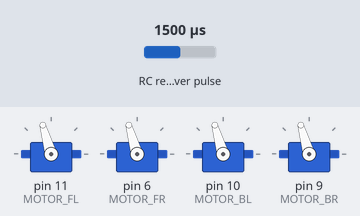
A sketch run on a simulated Arduino Uno, built with avr-gcc and run on an emulated ATmega328P. Shown: 4 × servo. Wiring (inferred from the names in the program): RC receiver channel: data pin 2. The test bench sets the inputs (shaded band); at power-on: RC receiver pulse 1500 µs. What the sketch prints to the serial monitor is not drawn.

Above: at 1.2 s.
1.3 s: RC receiver pulse (sensor on pin 2) set to 1250 µs
At 3.66 s:
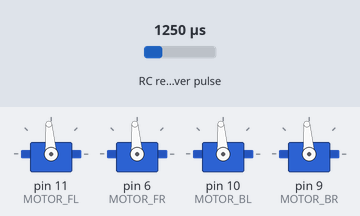
4.3 s: RC receiver pulse (sensor on pin 2) set to 1980 µs
At 5.4 s:
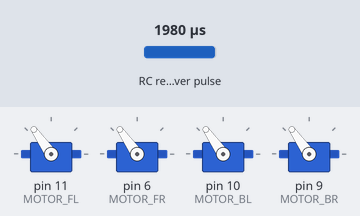
5.8 s: RC receiver pulse (sensor on pin 2) set to 1090 µs
Timing chart, 0 to 11.8 s (numbered marks = the images above; inputs shaded):
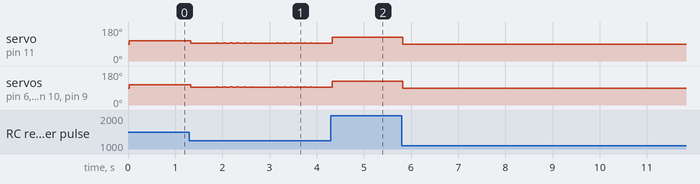

The sketch:

esc_throttle.ino
```cpp
#include <PinChangeInt.h>

#include <Servo.h>

// Define RC channels pin numbers
#define RC_THROTTLE      2
#define RC_ROLL          4
#define RC_PITCH         7
#define RC_YAW           8
#define RC_IN_PIN_5     12
#define RC_IN_PIN_6     13

// These bit flags are set in bUpdateFlagsShared to indicate which
// channels have new signals
#define THROTTLE_FLAG   1
#define ROLL_FLAG       2
#define PITCH_FLAG      4
#define YAW_FLAG        8

// Define ESC servo objects
Servo ESC1;
Servo ESC2;
Servo ESC3;
Servo ESC4;

// Define drone motor pin numbers
#define MOTOR_FL        11
#define MOTOR_FR         6
#define MOTOR_BL        10
#define MOTOR_BR         9

// RC Radio min/max for each stick
#define RC_MIN       1100
#define RC_MID       1500
#define RC_MAX       1900
#define ESC_MIN      1450
#define ESC_MAX      1830

// Various global variables
int channels[4];
volatile uint8_t bUpdateFlagsShared;
volatile uint16_t unThrottleInShared, unYawInShared, unPitchInShared, unRollInShared;
uint32_t ulThrottleStart, ulYawStart, ulPitchStart, ulRollStart;
uint16_t rcthr, rcyaw, rcpit, rcroll, pwm;

// simple interrupt service routine
void calcThrottle()
{
  if(digitalRead(RC_THROTTLE) == HIGH)
  {
    ulThrottleStart = micros();
  }
  else
  {
    unThrottleInShared = (uint16_t)(micros() - ulThrottleStart);
    bUpdateFlagsShared |= THROTTLE_FLAG;
  }
}


void calcYaw()
{
  if(digitalRead(RC_YAW) == HIGH)
  {
    ulYawStart = micros();
  }
  else
  {
    unYawInShared = (uint16_t)(micros() - ulYawStart);
    bUpdateFlagsShared |= YAW_FLAG;
  }
}

void calcPitch()
{
  if(digitalRead(RC_PITCH) == HIGH)
  {
    ulPitchStart = micros();
  }
  else
  {
    unPitchInShared = (uint16_t)(micros() - ulPitchStart);
    bUpdateFlagsShared |= PITCH_FLAG;
  }
}


void calcRoll()
{
  if(digitalRead(RC_ROLL) == HIGH)
  {
    ulRollStart = micros();
  }
  else
  {
    unRollInShared = (uint16_t)(micros() - ulRollStart);
    bUpdateFlagsShared |= ROLL_FLAG;
  }
}


void readRC(int channels[]) {
   // local copy of channel inputs
   static uint16_t unThrottleIn, unYawIn, unPitchIn, unRollIn;

   // local copy of update flags
   static uint8_t bUpdateFlags;

   // check shared update flags to see if any channels have a new signal
   if(bUpdateFlagsShared)
   {
     noInterrupts(); // turn interrupts off quickly while we take local copies of the shared variables

     // take a local copy of which channels were updated in case we need to use this in the rest of loop
     bUpdateFlags = bUpdateFlagsShared;

     if(bUpdateFlags & THROTTLE_FLAG)
     {
       unThrottleIn = unThrottleInShared;
     }

     if(bUpdateFlags & ROLL_FLAG)
     {
       unRollIn = unRollInShared;
     }

     if(bUpdateFlags & PITCH_FLAG)
     {
       unPitchIn = unPitchInShared;
     }

     if(bUpdateFlags & YAW_FLAG)
     {
       unYawIn = unYawInShared;
     }

     bUpdateFlagsShared = 0;

     interrupts();
   }

   if(bUpdateFlags & THROTTLE_FLAG)
   {
     channels[0] = unThrottleIn;
   }

   if(bUpdateFlags & ROLL_FLAG)
   {
     channels[1] = unRollIn;
   }

   if(bUpdateFlags & PITCH_FLAG)
   {
     channels[2] = unPitchIn;

   }

   if(bUpdateFlags & YAW_FLAG)
   {
     channels[3] =  unYawIn;
   }

   bUpdateFlags = 0;
}


void setup()
{
  Serial.begin(115200);

  PCintPort::attachInterrupt(RC_THROTTLE,calcThrottle,CHANGE);

  ESC1.attach(MOTOR_FL);
  ESC2.attach(MOTOR_FR);
  ESC3.attach(MOTOR_BL);
  ESC4.attach(MOTOR_BR);

  delay(10);

}

void loop()
{
  readRC(channels);

  // map(channels[0], RC_MIN, RC_MAX, ESC_MIN, ESC_MAX)
  rcthr = channels[0];

  Serial.println("RC constrained values:");
  Serial.println(rcthr);

  pwm = constrain(channels[0], RC_MIN, RC_MAX);
  pwm = map(pwm, RC_MIN, RC_MAX, ESC_MIN, ESC_MAX);

  Serial.println("ESC throttle pwm value:");
  Serial.println(pwm);

  ESC1.writeMicroseconds(pwm);
  ESC2.writeMicroseconds(pwm);
  ESC3.writeMicroseconds(pwm);
  ESC4.writeMicroseconds(pwm);
}
```
